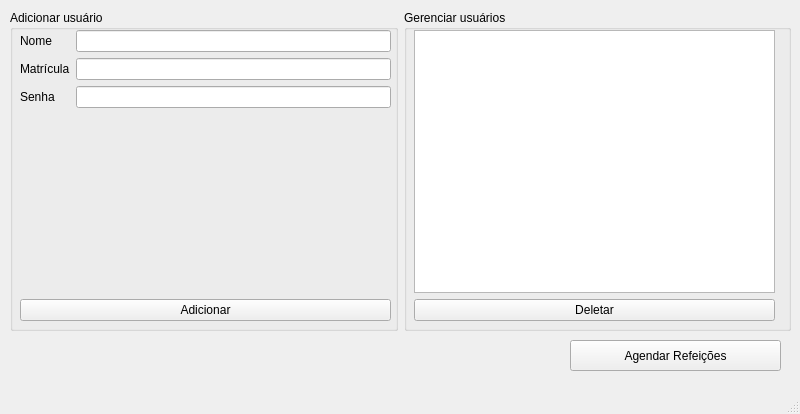
<?xml version="1.0" encoding="UTF-8"?>
<ui version="4.0">
 <class>MainWindow</class>
 <widget class="QMainWindow" name="MainWindow">
  <property name="geometry">
   <rect>
    <x>0</x>
    <y>0</y>
    <width>800</width>
    <height>414</height>
   </rect>
  </property>
  <property name="windowTitle">
   <string>MainWindow</string>
  </property>
  <widget class="QWidget" name="centralwidget">
   <widget class="QWidget" name="gridLayoutWidget">
    <property name="geometry">
     <rect>
      <x>10</x>
      <y>10</y>
      <width>781</width>
      <height>321</height>
     </rect>
    </property>
    <layout class="QGridLayout" name="gridLayout">
     <item row="0" column="1">
      <widget class="QGroupBox" name="groupBox_2">
       <property name="title">
        <string>Gerenciar usuários</string>
       </property>
       <widget class="QWidget" name="verticalLayoutWidget_2">
        <property name="geometry">
         <rect>
          <x>10</x>
          <y>20</y>
          <width>361</width>
          <height>291</height>
         </rect>
        </property>
        <layout class="QVBoxLayout" name="verticalLayout_2">
         <item>
          <widget class="QListWidget" name="userList"/>
         </item>
         <item>
          <widget class="QPushButton" name="deleteUserButton">
           <property name="text">
            <string>Deletar</string>
           </property>
          </widget>
         </item>
        </layout>
       </widget>
      </widget>
     </item>
     <item row="0" column="0">
      <widget class="QGroupBox" name="groupBox">
       <property name="title">
        <string>Adicionar usuário</string>
       </property>
       <widget class="QWidget" name="verticalLayoutWidget">
        <property name="geometry">
         <rect>
          <x>10</x>
          <y>20</y>
          <width>371</width>
          <height>291</height>
         </rect>
        </property>
        <layout class="QVBoxLayout" name="verticalLayout">
         <item>
          <layout class="QFormLayout" name="formLayout">
           <item row="0" column="0">
            <widget class="QLabel" name="label">
             <property name="text">
              <string>Nome</string>
             </property>
            </widget>
           </item>
           <item row="0" column="1">
            <widget class="QLineEdit" name="nameField"/>
           </item>
           <item row="1" column="0">
            <widget class="QLabel" name="label_2">
             <property name="text">
              <string>Matrícula</string>
             </property>
            </widget>
           </item>
           <item row="1" column="1">
            <widget class="QLineEdit" name="idField"/>
           </item>
           <item row="2" column="0">
            <widget class="QLabel" name="label_3">
             <property name="text">
              <string>Senha</string>
             </property>
            </widget>
           </item>
           <item row="2" column="1">
            <widget class="QLineEdit" name="passwordField"/>
           </item>
          </layout>
         </item>
         <item>
          <widget class="QPushButton" name="addUserButton">
           <property name="text">
            <string>Adicionar</string>
           </property>
          </widget>
         </item>
        </layout>
       </widget>
      </widget>
     </item>
    </layout>
   </widget>
   <widget class="QPushButton" name="scheduleButton">
    <property name="geometry">
     <rect>
      <x>570</x>
      <y>340</y>
      <width>211</width>
      <height>31</height>
     </rect>
    </property>
    <property name="text">
     <string>Agendar Refeições</string>
    </property>
   </widget>
  </widget>
  <widget class="QMenuBar" name="menubar">
   <property name="geometry">
    <rect>
     <x>0</x>
     <y>0</y>
     <width>800</width>
     <height>21</height>
    </rect>
   </property>
  </widget>
  <widget class="QStatusBar" name="statusbar"/>
 </widget>
 <resources/>
 <connections/>
</ui>
